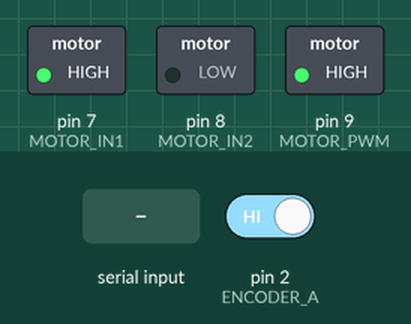
The sketch below on a simulated Arduino Uno, built with avr-gcc and run on an emulated ATmega328P. On the bench: switched loads named in the sketch (green lamp = pin HIGH). Inputs (shaded band) come from the test bench; at power-on: pin 2 (ENCODER_A) HIGH. What the sketch prints to the serial monitor is not drawn.

Above: at 1.2 s.
1.3 s: "m 90\n" received over Serial
4.3 s: "m \n" received over Serial
Timing chart, 0 to 7.3 s (numbered marks = the images above; inputs shaded):
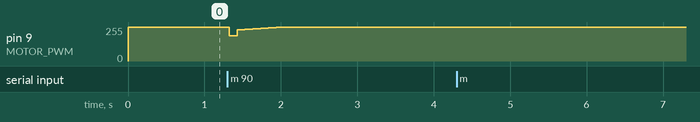

Measured:
- after the input at 1.3 s, pin 9 (MOTOR_PWM): 255/255 → 189/255 at once, → 235/255 0.10 s later, → 238/255 0.10 s later, → 242/255 0.10 s later, … (8 changes in this stretch)
- after the input at 4.3 s, every drawn part: stays the same

The sketch:

pid_serial_command.ino
```cpp
// ----- Pin Definitions -----
#define ENCODER_A 2      // Encoder A signal pin (Interrupt)
#define ENCODER_B 3      // Encoder B signal pin
#define MOTOR_PWM 9      // Motor PWM control pin
#define MOTOR_IN1 7      // Motor direction control pin 1
#define MOTOR_IN2 8      // Motor direction control pin 2

// ----- Constants -----
const int ENCODER_COUNTS_PER_REV = 105; // Based on your measured value
const int SAMPLE_TIME = 100; // Sampling time in milliseconds

// ----- PID Constants -----
float Kp = 0.8;  // Proportional Gain
float Ki = 0.4;  // Integral Gain
float Kd = 0.02; // Derivative Gain

// ----- PID Variables -----
volatile int encoderCount = 0;
float previousError = 0;
float integral = 0;
float motorPWM = 0;
float targetRPM = 300; // Default target RPM

// ----- Interrupt Service Routine (ISR) -----
void encoderISR() {
  encoderCount++;  // Increment encoder pulse count
}

// ----- Setup Function -----
void setup() {
  Serial.begin(115200);

  // Setup Encoder Pins
  pinMode(ENCODER_A, INPUT_PULLUP);
  pinMode(ENCODER_B, INPUT_PULLUP);

  // Setup Motor Control Pins
  pinMode(MOTOR_PWM, OUTPUT);
  pinMode(MOTOR_IN1, OUTPUT);
  pinMode(MOTOR_IN2, OUTPUT);

  // Attach Interrupt for Encoder
  attachInterrupt(digitalPinToInterrupt(ENCODER_A), encoderISR, RISING);

  // Initialize motor direction
  digitalWrite(MOTOR_IN1, HIGH);
  digitalWrite(MOTOR_IN2, LOW);
}

// ----- Function to Compute RPM -----
float calculateRPM() {
  float rotations = (float)encoderCount / ENCODER_COUNTS_PER_REV;
  float rpm = (rotations * 60000.0) / SAMPLE_TIME; // Convert to RPM
  encoderCount = 0; // Reset count for next sample
  return rpm;
}

// ----- PID Control Function -----
void updateMotorSpeed() {
  float actualRPM = calculateRPM();
  float error = targetRPM - actualRPM;

  // PID calculations
  integral += error * (SAMPLE_TIME / 1000.0);
  float derivative = (error - previousError) / (SAMPLE_TIME / 1000.0);

  // Compute PID Output
  motorPWM = (Kp * error) + (Ki * integral) + (Kd * derivative);
  motorPWM = constrain(motorPWM, 0, 255);

  // Apply motor control
  analogWrite(MOTOR_PWM, (int)motorPWM);

  // Debug output
  Serial.print("Target RPM: "); Serial.print(targetRPM);
  Serial.print(" | Actual RPM: "); Serial.print(actualRPM);
  Serial.print(" | Motor PWM: "); Serial.println(motorPWM);

  previousError = error;
}

// ----- Serial Command Processing -----
void processSerialCommands() {
  if (Serial.available()) {
    String input = Serial.readStringUntil('\n');
    input.trim();

    if (input.startsWith("m ")) {
      int newSpeed = input.substring(2).toInt();
      if (newSpeed >= 0 && newSpeed <= 500) { // Ensure valid RPM range
        targetRPM = newSpeed;
        Serial.print("New target RPM set: ");
        Serial.println(targetRPM);
      } else {
        Serial.println("Invalid RPM! Enter a value between 0 and 500.");
      }
    } else {
      Serial.println("Invalid command! Use 'm <speed>' to set motor speed.");
    }
  }
}

// ----- Main Loop -----
void loop() {
  processSerialCommands();  // Check for serial input
  updateMotorSpeed();       // Maintain target speed
  delay(SAMPLE_TIME);
}
```
